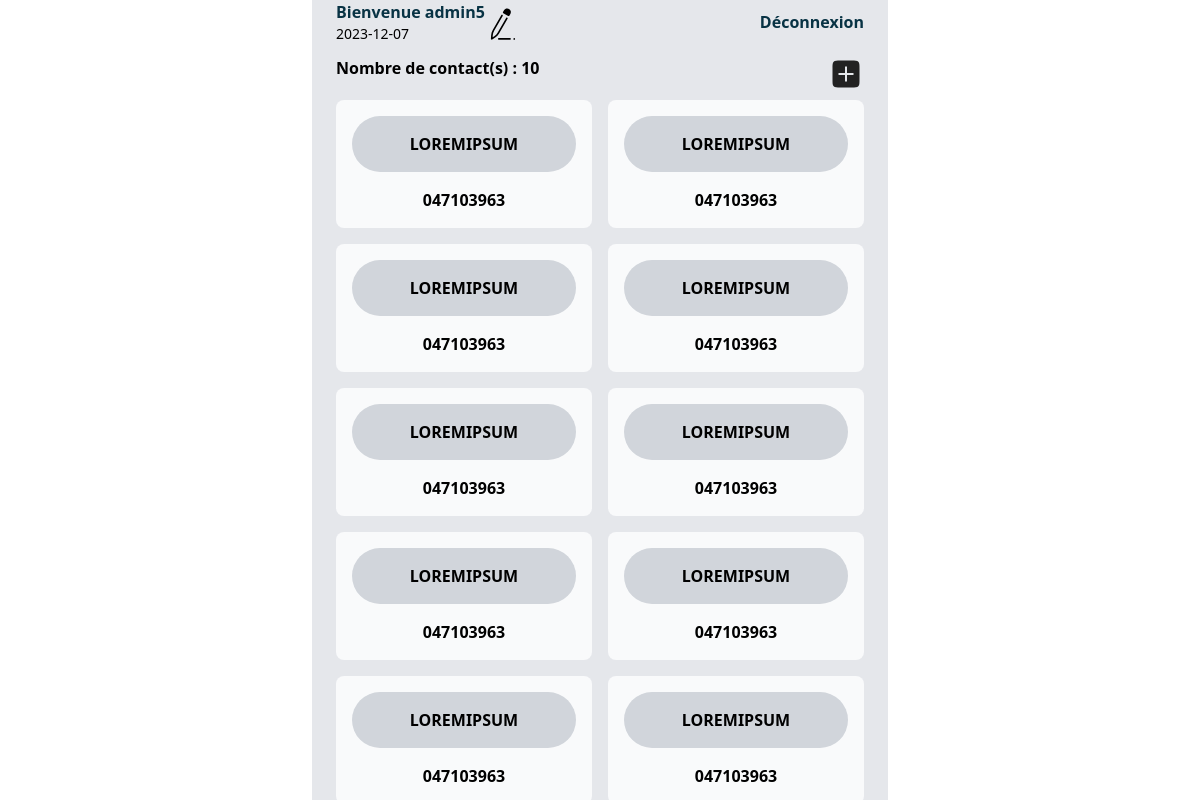
Screenshot of /bookphone.php (signed in) with the database file from the repository.
### tables this page shows
CREATE TABLE IF NOT EXISTS `phone_book` (
  `id` int NOT NULL AUTO_INCREMENT,
  `user_id` int NOT NULL,
  `firstname` varchar(50) NOT NULL,
  `lastname` varchar(50) NOT NULL,
  `phone_number` varchar(25) NOT NULL,
  `address` varchar(100) NOT NULL,
  `city` varchar(50) NOT NULL,
  `postal_code` varchar(9) NOT NULL,
  `country` varchar(50) NOT NULL,
  `creation_date` datetime NOT NULL DEFAULT CURRENT_TIMESTAMP,
  PRIMARY KEY (`id`),
  KEY `phone_id` (`user_id`)
);

### app/queries/Contacts.php (called while the page is built, shortened)
<?php
function get_all_contacts($user_id)
{
    global $conn;
    try {
        $sql = "SELECT * FROM phone_book WHERE user_id = '$user_id'";
        $result = $conn->query($sql);
        return $result->fetchAll();
    } catch (PDOException $error) {
        return $error->getMessage();
    }
}

### bookphone.php (the view, shortened to what this page needs)
<?php
require_once('layouts/header.php');
if (!isset($_SESSION['login']) || empty($_SESSION['login'])) {
    header('Location: login.php');
} else {
    $contacts = get_all_contacts($_SESSION['login']['id']);
}
?>
<header class="flex items-center w-full gap-4">
    <div class="flex  w-full">
        <a class="flex flex-row items-center" href="myprofile.php">
            <div class="flex flex-col">
                <b class="text-cyan-950 block">Bienvenue <?php echo $_SESSION["login"]["username"];?></b>
                <span class=" text-sm"><?php echo explode(" ",$_SESSION["login"]["login_date"])[0];?></span>
            </div>
        </a>
    </div>
    <a class="text-cyan-950 hover:text-cyan-900 block font-semibold" href="?action=logout">Déconnexion</a>
</header>
<main>
        <div class="flex justify-between pb-2">
            <span class="font-semibold">Nombre de contact(s) : <?php echo count($contacts) ?></span>
            <a href="add_contact.php">
            </a>
        </div>
        <div class="grid grid-cols-2 gap-4 ">
            <?php foreach ($contacts as $contact) : ?>
                <div class="bg-gray-50 flex flex-col items-center p-4 gap-4 shrink-0  rounded-lg ">
                    <a class="bg-gray-300 hover:bg-gray-200 rounded-full w-full h-full text-center py-4 font-semibold uppercase" href="profile?id=<?php echo $contact['id'] ?>"><span><?php echo $contact["firstname"] ?></span><span><?php echo $contact["lastname"] ?></span></a>
                    <span class="font-semibold"><?php echo $contact["phone_number"] ?></span>
                </div>
            <?php endforeach; ?>
        </div>
</main>
<?php require_once('layouts/footer.php'); ?>

### layouts/header.php (shortened to what this page needs)
<!DOCTYPE html>
<html lang="fr">
<head>
	<script src="https://cdn.tailwindcss.com"></script>
</head>
<body class="">
	<div class="max-w-xl mx-auto px-4 sm:px-6 flex flex-col gap-3 bg-gray-200 <?php echo(strpos($_SERVER['PHP_SELF'],"bookphone")? "": "max-h-screen");?>">

### layouts/footer.php
</div>
</body>
</html>

### rows the page displays
phone_book: firstname "LOREM", lastname "IPSUM", phone_number "047103963"
phone_book: firstname "LOREM", lastname "IPSUM", phone_number "047103963"
phone_book: firstname "LOREM", lastname "IPSUM", phone_number "047103963"
phone_book: firstname "LOREM", lastname "IPSUM", phone_number "047103963"
phone_book: firstname "LOREM", lastname "IPSUM", phone_number "047103963"
phone_book: firstname "LOREM", lastname "IPSUM", phone_number "047103963"
phone_book: firstname "LOREM", lastname "IPSUM", phone_number "047103963"
phone_book: firstname "LOREM", lastname "IPSUM", phone_number "047103963"
phone_book: firstname "LOREM", lastname "IPSUM", phone_number "047103963"
phone_book: firstname "LOREM", lastname "IPSUM", phone_number "047103963"

### other values shown
$_SESSION["login"]["username"] "admin5"
explode(" ",$_SESSION["login"]["login_date"])[0] "2023-12-07"
count($contacts) "10"
